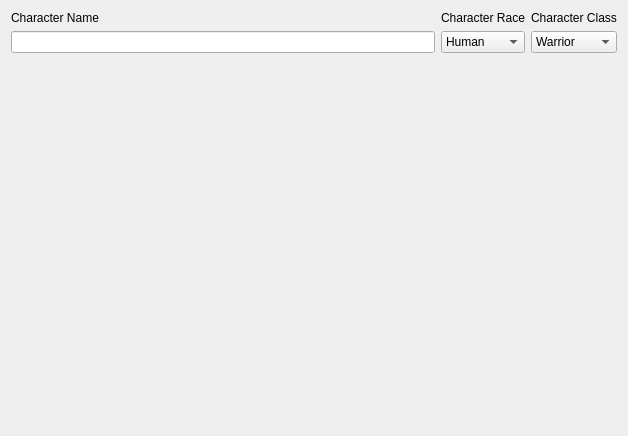
<?xml version="1.0" encoding="UTF-8"?>
<ui version="4.0">
 <class>vieCharacterDetailsWindow</class>
 <widget class="QDialog" name="vieCharacterDetailsWindow">
  <property name="geometry">
   <rect>
    <x>0</x>
    <y>0</y>
    <width>628</width>
    <height>436</height>
   </rect>
  </property>
  <property name="windowTitle">
   <string>Character Details</string>
  </property>
  <layout class="QHBoxLayout" name="horizontalLayout">
   <item>
    <layout class="QVBoxLayout" name="verticalLayout">
     <item alignment="Qt::AlignTop">
      <widget class="QLabel" name="label_3">
       <property name="text">
        <string>Character Name</string>
       </property>
      </widget>
     </item>
     <item>
      <widget class="QLineEdit" name="lineEdit"/>
     </item>
     <item>
      <spacer name="verticalSpacer">
       <property name="orientation">
        <enum>Qt::Vertical</enum>
       </property>
       <property name="sizeHint" stdset="0">
        <size>
         <width>20</width>
         <height>40</height>
        </size>
       </property>
      </spacer>
     </item>
    </layout>
   </item>
   <item>
    <layout class="QVBoxLayout" name="verticalLayout_2">
     <item alignment="Qt::AlignTop">
      <widget class="QLabel" name="label">
       <property name="text">
        <string>Character Race</string>
       </property>
      </widget>
     </item>
     <item alignment="Qt::AlignTop">
      <widget class="QComboBox" name="comboBox">
       <item>
        <property name="text">
         <string>Human</string>
        </property>
       </item>
       <item>
        <property name="text">
         <string>Half-Orc</string>
        </property>
       </item>
       <item>
        <property name="text">
         <string>Elf</string>
        </property>
       </item>
      </widget>
     </item>
     <item>
      <spacer name="verticalSpacer_2">
       <property name="orientation">
        <enum>Qt::Vertical</enum>
       </property>
       <property name="sizeHint" stdset="0">
        <size>
         <width>20</width>
         <height>40</height>
        </size>
       </property>
      </spacer>
     </item>
    </layout>
   </item>
   <item>
    <layout class="QVBoxLayout" name="verticalLayout_3">
     <item alignment="Qt::AlignTop">
      <widget class="QLabel" name="label_2">
       <property name="text">
        <string>Character Class</string>
       </property>
      </widget>
     </item>
     <item>
      <widget class="QComboBox" name="comboBox_2">
       <item>
        <property name="text">
         <string>Warrior</string>
        </property>
       </item>
       <item>
        <property name="text">
         <string>Scout</string>
        </property>
       </item>
       <item>
        <property name="text">
         <string>Acolyte</string>
        </property>
       </item>
       <item>
        <property name="text">
         <string>Mage</string>
        </property>
       </item>
      </widget>
     </item>
     <item>
      <spacer name="verticalSpacer_3">
       <property name="orientation">
        <enum>Qt::Vertical</enum>
       </property>
       <property name="sizeHint" stdset="0">
        <size>
         <width>20</width>
         <height>40</height>
        </size>
       </property>
      </spacer>
     </item>
    </layout>
   </item>
  </layout>
 </widget>
 <layoutdefault spacing="6" margin="11"/>
 <resources/>
 <connections>
  <connection>
   <sender>lineEdit</sender>
   <signal>textChanged(QString)</signal>
   <receiver>vieCharacterDetailsWindow</receiver>
   <slot>actionCharacterNameChanged(QString)</slot>
   <hints>
    <hint type="sourcelabel">
     <x>192</x>
     <y>43</y>
    </hint>
    <hint type="destinationlabel">
     <x>259</x>
     <y>113</y>
    </hint>
   </hints>
  </connection>
  <connection>
   <sender>comboBox</sender>
   <signal>currentIndexChanged(QString)</signal>
   <receiver>vieCharacterDetailsWindow</receiver>
   <slot>actionCharacterRaceChanged(QString)</slot>
   <hints>
    <hint type="sourcelabel">
     <x>487</x>
     <y>39</y>
    </hint>
    <hint type="destinationlabel">
     <x>494</x>
     <y>196</y>
    </hint>
   </hints>
  </connection>
  <connection>
   <sender>comboBox_2</sender>
   <signal>currentIndexChanged(QString)</signal>
   <receiver>vieCharacterDetailsWindow</receiver>
   <slot>actionCharacterClassChanged(QString)</slot>
   <hints>
    <hint type="sourcelabel">
     <x>580</x>
     <y>37</y>
    </hint>
    <hint type="destinationlabel">
     <x>561</x>
     <y>93</y>
    </hint>
   </hints>
  </connection>
 </connections>
 <slots>
  <slot>actionCharacterNameChanged(QString)</slot>
  <slot>actionCharacterRaceChanged(QString)</slot>
  <slot>actionCharacterClassChanged(QString)</slot>
 </slots>
</ui>
